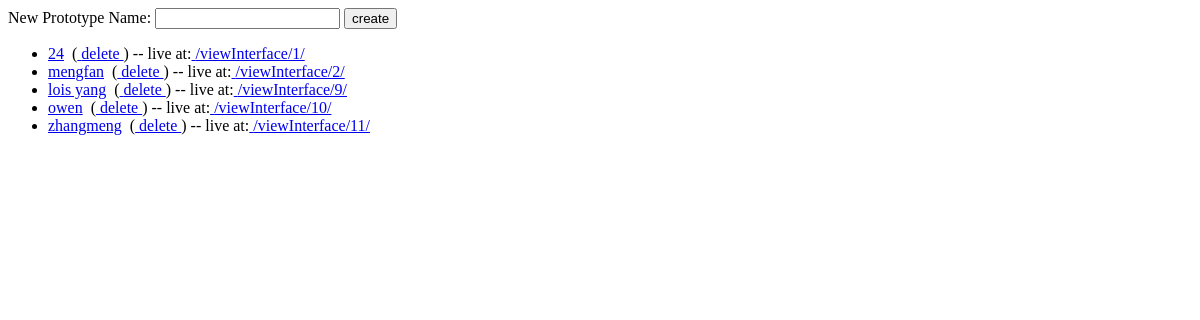
Before: / with the older database file.
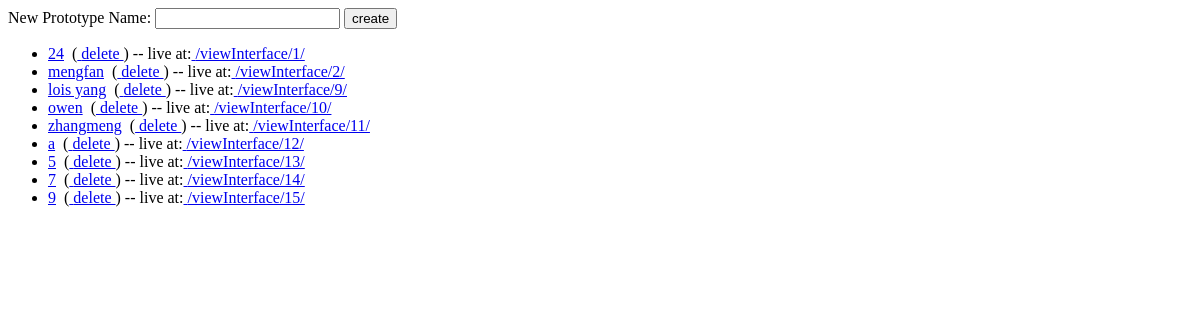
After: the same page with the newer database file.
### protoauthor/models.py (models this page shows)
class Interface(models.Model):
    name = models.CharField(max_length=200)

### protoauthor/views.py (the view)
# urls.py: url(r'^$', views.index, name='index'),
def index(request):
    interfaces = Interface.objects.all()
    context = {'interfaces': interfaces}
    return render(request, 'protoauthor/index.html', context)

### protoauthor/templates/protoauthor/index.html (shortened to what this page needs)
<form action="createInterface/" method="post">
    New Prototype Name: <input type="text" name="name" />
    <input type="submit" value="create">
</form>
{% if interfaces %}
    <ul>
        {% for interface in interfaces %}
        <li>
        <a href="{% url 'updateInterface' interface.id %}">{{ interface.name }}</a>&nbsp;
        (<a href="{% url 'deleteInterface' interface.id %}" onclick="return confirm('Are you sure?')">
            delete
        </a>)
        -- live at:<a href="{% url 'viewInterface' interface.id %}">
            {% url 'viewInterface' interface.id %}
        </a>
        </li>
        {% endfor %}
    </ul>
{% else %}
    <p>No interfaces.</p>
{% endif %}

Changed rows visible on the page:
added Interface: name "a", id "/viewInterface/12/"
added Interface: name "5", id "/viewInterface/13/"
added Interface: name "7", id "/viewInterface/14/"
added Interface: name "9", id "/viewInterface/15/"
